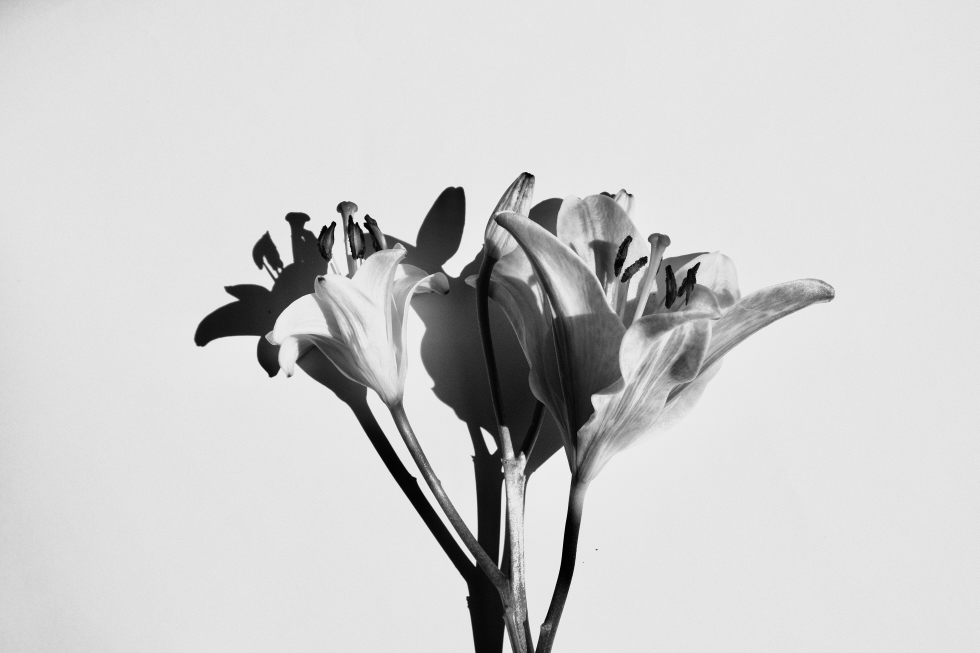
#> input picture hw1/grayscale_image.jpg, 4898 x 3265 px (shown at 1/5 size)
$ python hw1.py
#> lines starting #> are read from the running program, lines starting #| are printed output that depends on the picture
import cv2
import numpy as np

def dither_image_A(input_path):
    # Load the image
#> called with input_path = 'grayscale_image.jpg'
    img = cv2.imread(input_path, cv2.IMREAD_GRAYSCALE)
#> img is the input picture: shape (3265, 4898); min 0, max 255, mean 205.9
    if img is None:
        print(f"Error: Could not read image from {input_path}")
        return
    height, width = img.shape
#> height = 3265; width = 4898

    # Dithering matrix
    D_base = np.array([
        [0, 128, 32, 160],
        [192, 64, 224, 96],
        [48, 176, 16, 144],
        [240, 112, 208, 80]
    ])

    # Calculate how many repetitions
    repeat_y = int(np.ceil(height / 4))
#> repeat_y = 817
    repeat_x = int(np.ceil(width / 4))
#> repeat_x = 1225

    # Repeat dithering matrix to generate D and fit to the image size
    D = np.tile(D_base, (repeat_y, repeat_x))
    D = D[:height, :width]

    # If I(i,j) > D(i,j), then I'(i,j) = 255, else I'(i,j) = 0
    # set all to 0
    I2 = np.zeros_like(img)
    # set 255
    I2[img > D] = 255

    # Save the result
    output_path = 'A_dithered_image.png'
    cv2.imwrite(output_path, I2)
    print(f"Dithered image saved to {output_path}")

def dither_image_B(input_path):
    # Load the image
#> called with input_path = 'grayscale_image.jpg'
    img = cv2.imread(input_path, cv2.IMREAD_GRAYSCALE)
    if img is None:
        print(f"Error: Could not read image from {input_path}")
        return
    height, width = img.shape
#> height = 3265; width = 4898

    # 255 / 3 = 85
    Q = np.floor(img / 85)
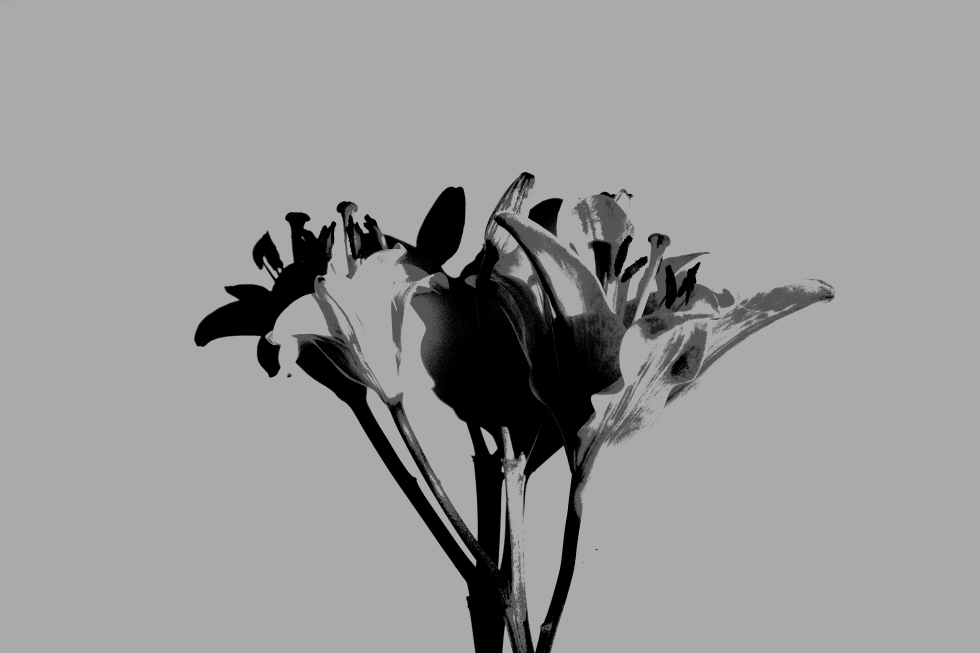
#> Q: shape (3265, 4898) float64 (shown at 1/5 size); min 0, max 3, mean 1.78; drawn with min black and max white

    # Extended dithering matrix
    D_extend = np.array([
        [0, 56],
        [84, 28]
    ])

    # Calculate how many repetitions
    repeat_y = int(np.ceil(height / 2))
#> repeat_y = 1633
    repeat_x = int(np.ceil(width / 2))
#> repeat_x = 2449

    # Repeat dithering matrix to generate D and fit to the image size
    D_ext = np.tile(D_extend, (repeat_y, repeat_x))
    D_ext = D_ext[:height, :width]

    # If I(i,j) - 85 * Q(i,j) > D(i,j), then I'(i,j) = Q(i,j) + 1
    # else I'(i,j) = Q(i,j) + 0
    # set all to 0
    I_ext = np.zeros_like(img)
    # set I'
    condition = (img - Q * 85) > D_ext
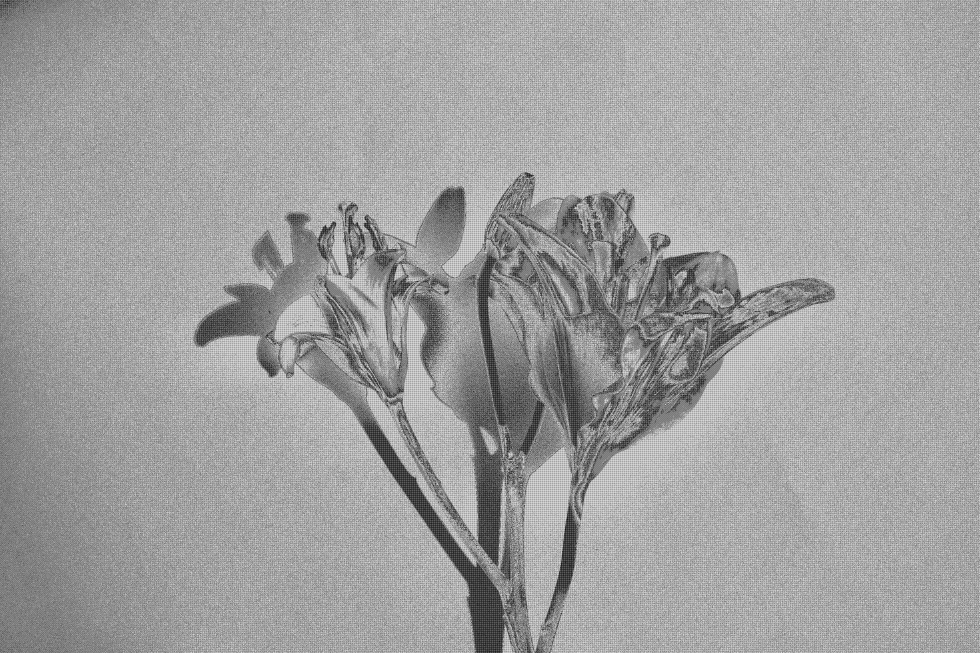
#> condition: shape (3265, 4898) bool (shown at 1/5 size); 62.5% white; black in thin lines or dots
    I_ext = np.where(condition, Q + 1, Q)

    # Scale values to [0, 255] for displaying
    I_ext = (I_ext * 85).astype(np.uint8)

    # Save the result
    output_path_extended = 'B_extended_dithered_image.png'
    cv2.imwrite(output_path_extended, I_ext)
    print(f"Extended dithered image saved to {output_path_extended}")

if __name__ == "__main__":
    dither_image_A('grayscale_image.jpg')
    dither_image_B('grayscale_image.jpg')
